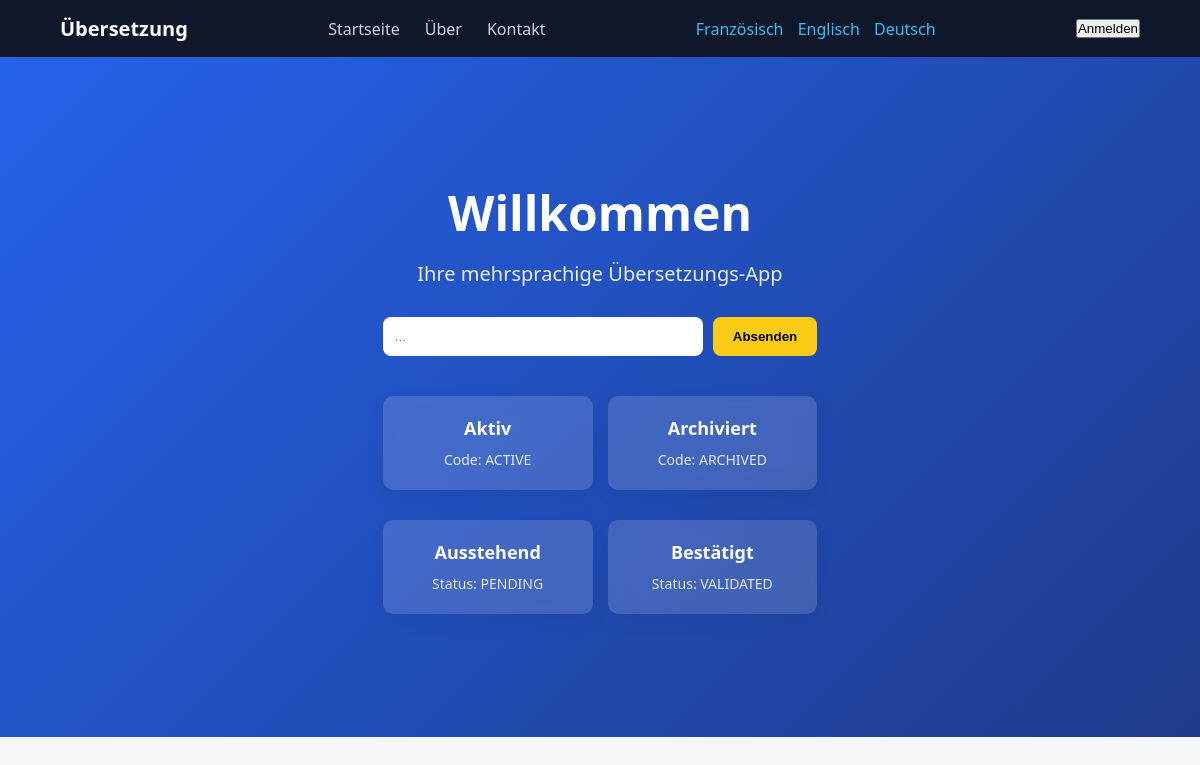
Screenshot of /?lang=de with the database file from the repository.
### tables this page shows
CREATE TABLE category (
    id INT AUTO_INCREMENT PRIMARY KEY,
    code VARCHAR(50) NOT NULL UNIQUE,
    created_at DATETIME NOT NULL DEFAULT CURRENT_TIMESTAMP
);

CREATE TABLE status (
    id INT AUTO_INCREMENT PRIMARY KEY,
    code VARCHAR(50) NOT NULL UNIQUE,
    created_at DATETIME NOT NULL DEFAULT CURRENT_TIMESTAMP
);

### core/Controller/HomeController.php (called while the page is built)
<?php
require_once __DIR__ . '/../Service/TranslationService.php';
class HomeController
{
    private TranslationService $translationService;
    public function __construct()
    {
        $this->translationService = new TranslationService();
    }
    public function index(string $lang): void
    {
        $lang = $this->translationService->getActiveLanguage($lang);
        $categories = $this->translationService->getCategories($lang);
        $statuses = $this->translationService->getStatuses($lang);
        require __DIR__ . '/../../app/views/home.php';
    }
}

### public/index.php (called while the page is built, shortened)
<?php
require_once __DIR__ . '/../core/Controller/HomeController.php';
$lang = $_GET['lang'] ?? $_SESSION['lang'] ?? 'fr';
$controller = new HomeController();
$controller->index($lang);

### core/Service/JsonTranslationService.php (called while the page is built, shortened)
<?php
class JsonTranslationService
{
    private array $translations = [];
    private array $fallbackTranslations = [];
    private string $lang;
    private string $defaultLang = 'fr';
    public function __construct(string $requestedLang)
    {
        $this->lang = $this->resolveLanguage($requestedLang);
    }
    private function resolveLanguage(string $requestedLang): string
    {
        $supported = ['fr', 'en', 'de'];
        return in_array($requestedLang, $supported) ? $requestedLang : $this->defaultLang;
    }
    private function loadTranslations(): void
    {
        $basePath = __DIR__ . '/../../app/i18n/';
        $currentFile = $basePath . $this->lang . '.json';
        $fallbackFile = $basePath . $this->defaultLang . '.json';
        if (file_exists($currentFile)) {
            $this->translations = json_decode(file_get_contents($currentFile), true) ?? [];
        }
        if (file_exists($fallbackFile)) {
            $this->fallbackTranslations = json_decode(file_get_contents($fallbackFile), true) ?? [];
        }
    }
    public function trans(string $key): string
    {
        return $this->translations[$key] ?? $this->fallbackTranslations[$key] ?? $key;
    }
    public function getCurrentLanguage(): string
    {
        return $this->lang;
    }
}

### core/Database.php (called while the page is built)
<?php
class Database
{
    private static ?PDO $instance = null;
    public static function getConnection(): PDO
    {
        if (self::$instance === null) {
            self::$instance = new PDO(
                "mysql:host=localhost;dbname=i18n;charset=utf8mb4",
                "root",
                "toor",
                [
                    PDO::ATTR_ERRMODE => PDO::ERRMODE_EXCEPTION,
                    PDO::ATTR_DEFAULT_FETCH_MODE => PDO::FETCH_ASSOC,
                ]
            );
        }
        return self::$instance;
    }
}

### core/Service/TranslationService.php (called while the page is built)
<?php
require_once __DIR__ . '/../Repository/CategoryRepository.php';
require_once __DIR__ . '/../Repository/StatusRepository.php';
class TranslationService
{
    private CategoryRepository $categoryRepository;
    private StatusRepository $statusRepository;
    public function __construct()
    {
        $this->categoryRepository = new CategoryRepository();
        $this->statusRepository = new StatusRepository();
    }
    public function getActiveLanguage(string $lang): string
    {
        $allowed = ['fr','en','de'];
        return in_array($lang, $allowed) ? $lang : 'fr';
    }
    public function getCategories(string $lang): array
    {
        return $this->categoryRepository->findAllByLanguage($lang);
    }
    public function getStatuses(string $lang): array
    {
        return $this->statusRepository->findAllByLanguage($lang);
    }
}

### core/Repository/CategoryRepository.php (called while the page is built)
<?php
require_once __DIR__ . '/../Database.php';
class CategoryRepository
{
    private PDO $db;
    public function __construct()
    {
        $this->db = Database::getConnection();
    }
    public function findAllByLanguage(string $langCode): array
    {
        $sql = "
            SELECT c.id, c.code,
                COALESCE(ct_current.label, ct_default.label) AS label
            FROM category c
            LEFT JOIN language l_current ON l_current.code = :lang
            LEFT JOIN category_translation ct_current
                ON ct_current.category_id = c.id
                AND ct_current.language_id = l_current.id
            JOIN language l_default ON l_default.is_default = TRUE
            LEFT JOIN category_translation ct_default
                ON ct_default.category_id = c.id
                AND ct_default.language_id = l_default.id
        ";
        $stmt = $this->db->prepare($sql);
        $stmt->execute(['lang' => $langCode]);
        return $stmt->fetchAll();
    }
}

### core/Repository/StatusRepository.php (called while the page is built)
<?php
require_once __DIR__ . '/../Database.php';
class StatusRepository
{
    private PDO $db;
    public function __construct()
    {
        $this->db = Database::getConnection();
    }
    public function findAllByLanguage(string $langCode): array
    {
        $sql = "
            SELECT s.id, s.code,
                COALESCE(st_current.label, st_default.label) AS label
            FROM status s
            LEFT JOIN language l_current ON l_current.code = :lang
            LEFT JOIN status_translation st_current
                ON st_current.status_id = s.id
                AND st_current.language_id = l_current.id
            JOIN language l_default ON l_default.is_default = TRUE
            LEFT JOIN status_translation st_default
                ON st_default.status_id = s.id
                AND st_default.language_id = l_default.id
        ";
        $stmt = $this->db->prepare($sql);
        $stmt->execute(['lang' => $langCode]);
        return $stmt->fetchAll();
    }
}

### app/views/home.php (the view, shortened to what this page needs)
<?php
require_once __DIR__ . '/../../core/Service/JsonTranslationService.php';
$translator = new JsonTranslationService($lang);
?>
<!DOCTYPE html>
<html lang="<?= $translator->getCurrentLanguage() ?>">
<head>
    <link rel="stylesheet" href="assets/css/style.css">
</head>
<body>
    <nav class="navbar">
        <div class="nav-container">
            <div class="logo">
                <?= $translator->trans('hero.title') ?>
            </div>
            <ul class="nav-links">
                <li><?= $translator->trans('navbar.home') ?></li>
                <li><?= $translator->trans('navbar.about') ?></li>
                <li><?= $translator->trans('navbar.contact') ?></li>
            </ul>
            <div class="lang-switch">
                <a href="?lang=fr"><?= $translator->trans('language.fr') ?></a>
                <a href="?lang=en"><?= $translator->trans('language.en') ?></a>
                <a href="?lang=de"><?= $translator->trans('language.de') ?></a>
            </div>
            <button id="loginBtn">
                <?= $translator->trans('button.login') ?>
            </button>
        </div>
    </nav>
    <header class="hero">
        <div class="hero-content">
            <h1><?= $translator->trans('hero.welcome') ?></h1>
            <p><?= $translator->trans('hero.subtitle') ?></p>
            <div class="translator-box">
                <input type="text" placeholder="..." />
                <button>
                    <?= $translator->trans('button.start') ?>
                </button>
            </div>
            <div class="hero-cards">
                <div class="card-grid">
                    <?php foreach($categories as $cat): ?>
                        <div class="card">
                            <h3><?= $cat['label'] ?></h3>
                            <span><?= $translator->trans('categories.code') ?>: <?= $cat['code'] ?></span>
                        </div>
                    <?php endforeach; ?>
                </div>
                <div class="card-grid">
                    <?php foreach($statuses as $st): ?>
                        <div class="card">
                            <h3><?= $st['label'] ?></h3>
                            <span><?= $translator->trans('statuses.heading') ?>: <?= $st['code'] ?></span>
                        </div>
                    <?php endforeach; ?>
                </div>
            </div>
        </div>
    </header>
</body>
</html>

### public/assets/css/style.css (style rules this page uses)
* { margin: 0; padding: 0; box-sizing: border-box; }
body { font-family: 'Segoe UI', sans-serif; background: #f4f6f9; color: #333; }
.navbar { background: #0f172a; padding: 15px 0; box-shadow: 0 2px 8px rgba(0,0,0,0.1); }
.nav-container { width: 90%; max-width: 1200px; margin: auto; display: flex; justify-content: space-between; align-items: center; }
.logo { color: #fff; font-weight: bold; font-size: 20px; }
.nav-links { list-style: none; display: flex; gap: 25px; color: #cbd5e1; }
.nav-links li { cursor: pointer; transition: 0.3s; }
.lang-switch a { color: #38bdf8; margin-left: 10px; text-decoration: none; font-weight: 500; }
.hero { background: linear-gradient(135deg, #2563eb, #1e3a8a); min-height: 85vh; display: flex; align-items: center; justify-content: center; text-align: center; color: white; padding: 50px 20px; }
.hero-content h1 { font-size: 48px; margin-bottom: 15px; }
.hero-content p { font-size: 20px; margin-bottom: 30px; opacity: 0.9; }
.translator-box { display: flex; justify-content: center; gap: 10px; flex-wrap: wrap; margin-bottom: 40px; }
.translator-box input { padding: 12px; width: 320px; border-radius: 8px; border: none; outline: none; }
.translator-box button { padding: 12px 20px; background: #facc15; border: none; border-radius: 8px; font-weight: bold; cursor: pointer; transition: 0.3s; }
.hero-cards { display: flex; flex-direction: column; gap: 30px; width: 100%; max-width: 1000px; margin: auto; }
.hero-cards .card-grid { display: grid; grid-template-columns: repeat(auto-fit, minmax(180px, 1fr)); gap: 15px; }
.hero-cards .card { background: rgba(255,255,255,0.15); color: white; padding: 20px; border-radius: 10px; text-align: center; transition: 0.3s; backdrop-filter: blur(10px); }
.hero-cards .card h3 { margin-bottom: 8px; font-size: 18px; font-weight: bold; }
.hero-cards .card span { font-size: 14px; opacity: 0.85; }
.card-grid { display: grid; grid-template-columns: repeat(auto-fill, minmax(250px, 1fr)); gap: 20px; }
.card { background: white; padding: 25px; border-radius: 12px; box-shadow: 0 8px 20px rgba(0,0,0,0.05); transition: 0.3s; }
.card h3 { margin-bottom: 10px; }

### rows the page displays
category: label "Aktiv", code "ACTIVE"
category: label "Archiviert", code "ARCHIVED"
status: label "Ausstehend", code "PENDING"
status: label "Bestätigt", code "VALIDATED"

### other values shown
$translator->trans('hero.title') "Übersetzung"
$translator->trans('navbar.home') "Startseite"
$translator->trans('navbar.about') "Über"
$translator->trans('navbar.contact') "Kontakt"
$translator->trans('language.fr') "Französisch"
$translator->trans('language.en') "Englisch"
$translator->trans('language.de') "Deutsch"
$translator->trans('button.login') "Anmelden"
$translator->trans('hero.welcome') "Willkommen"
$translator->trans('hero.subtitle') "Ihre mehrsprachige Übersetzungs-App"
$translator->trans('button.start') "Absenden"
